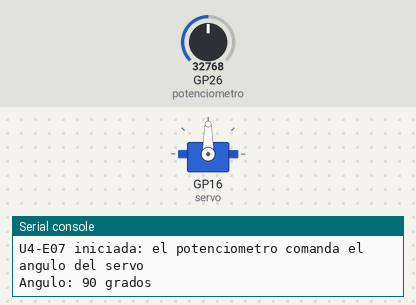
Bench run of a program on a simulated Raspberry Pi Pico running MicroPython. Parts: servo, the last lines printed to the serial console. The inputs (shaded band) are chosen by the test bench; at power-on: GP26 (potenciometro) = 32768 (analog values on the 0–65535 scale). Servo angles are drawn from the pulse width (0.5 ms = 0°, 2.5 ms = 180°).

Above: at 1.2 s.
1.3 s: GP26 (potenciometro) set to 45874
At 1.8 s:
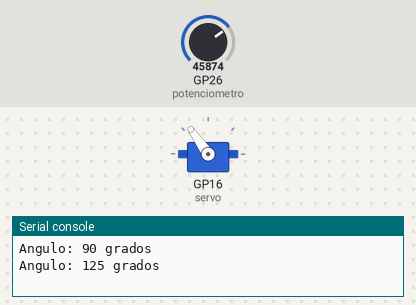
2.8 s: GP26 (potenciometro) set to 57670
At 4.0 s:
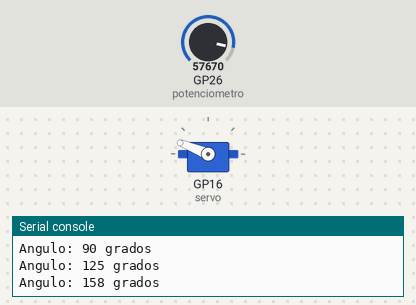
4.3 s: GP26 (potenciometro) set to 65535
At 5.5 s:
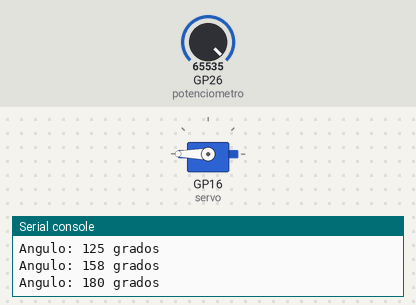
5.8 s: GP26 (potenciometro) set to 19660
At 6.7 s:
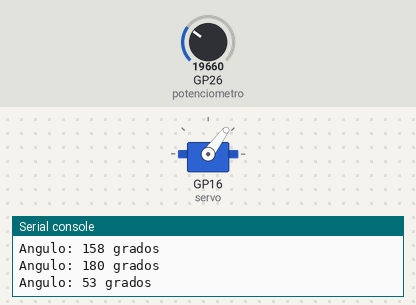
7.3 s: GP26 (potenciometro) set to 7864
At 7.9 s:
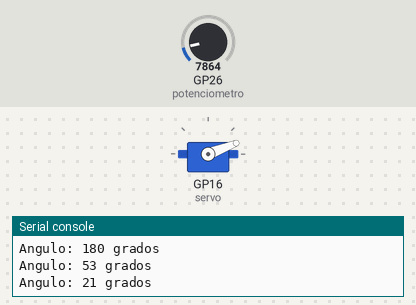
8.8 s: GP26 (potenciometro) set to 0
At 9.2 s:
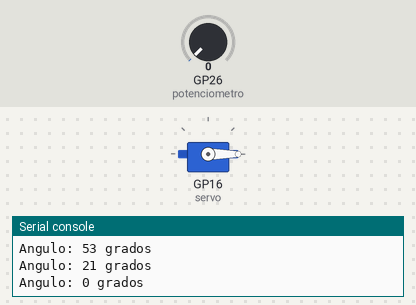
Timing chart, 0 to 11.3 s (numbered marks = the images above; inputs shaded):
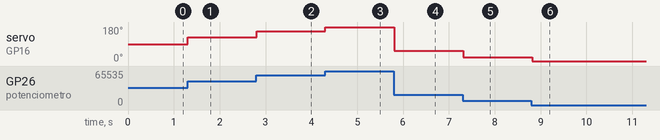

Measured:
- after the input at 1.3 s, servo on GP16 (servo): 90° → 125° at once
- after the input at 2.8 s, servo on GP16 (servo): 125° → 158° at once
- after the input at 4.3 s, servo on GP16 (servo): 158° → 180° at once
- after the input at 5.8 s, servo on GP16 (servo): 180° → 53° at once
- after the input at 7.3 s, servo on GP16 (servo): 53° → 21° at once
- after the input at 8.8 s, servo on GP16 (servo): 21° → 0° at once

The program:

U4-E07-servo-potenciometro.py
```python
"""
U4-E07 - Servo comandado por potenciometro
Placa: Raspberry Pi Pico (RP2040) - MicroPython
Nivel: intermedio

Objetivo: control proporcional de un actuador. La posicion del
potenciometro se traduce directamente en el angulo del servo.

Montaje:
    Potenciometro de 10 kohm entre 3V3 y GND, cursor -> GP26 (ADC0)
    Servo SG90: senal -> GP16, alimentacion 5 V desde FUENTE EXTERNA,
    y tierra de esa fuente unida a la tierra de la Pico.

Se reutiliza el calculo de ancho de pulso de la practica U4-P03.
"""
from machine import Pin, PWM, ADC
import time

potenciometro = ADC(26)
servo = PWM(Pin(16))
servo.freq(50)

PULSO_MIN_MS = 0.5
PULSO_MAX_MS = 2.5
PERIODO_MS = 20.0


def angulo_a_duty(angulo):
    ancho_ms = PULSO_MIN_MS + (PULSO_MAX_MS - PULSO_MIN_MS) * angulo / 180.0
    return int(ancho_ms / PERIODO_MS * 65535)


def main():
    print("U4-E07 iniciada: el potenciometro comanda el angulo del servo")
    angulo_anterior = -1
    try:
        while True:
            lectura = potenciometro.read_u16()
            angulo = lectura * 180 // 65535
            # Solo se mueve si el cambio es apreciable: evita el temblor
            # producido por el ruido de la medicion.
            if abs(angulo - angulo_anterior) >= 2:
                servo.duty_u16(angulo_a_duty(angulo))
                print("Angulo:", angulo, "grados")
                angulo_anterior = angulo
            time.sleep_ms(50)
    except KeyboardInterrupt:
        print("\nDetenido por el usuario.")
    finally:
        servo.deinit()


main()
```
